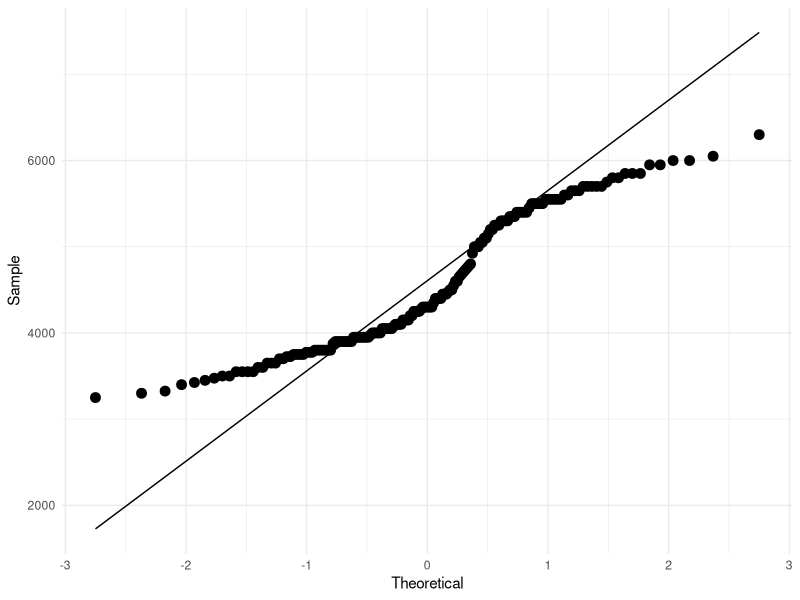
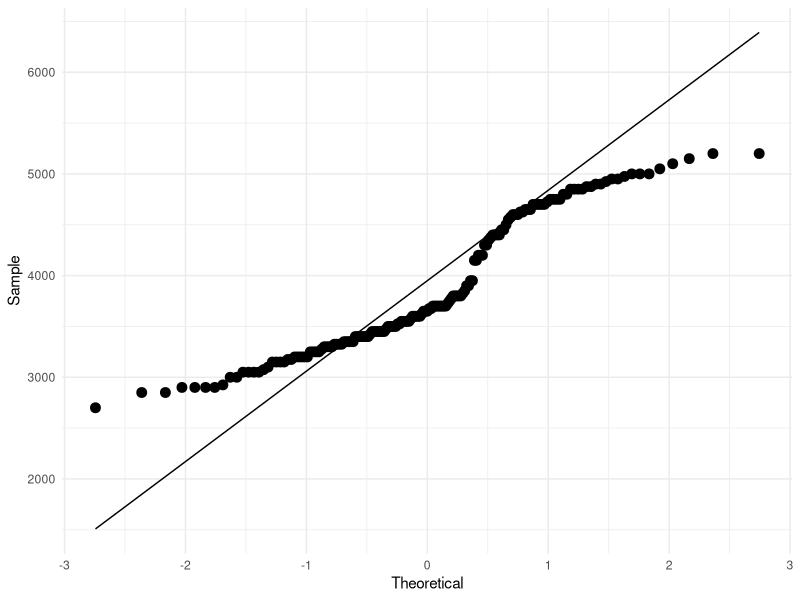
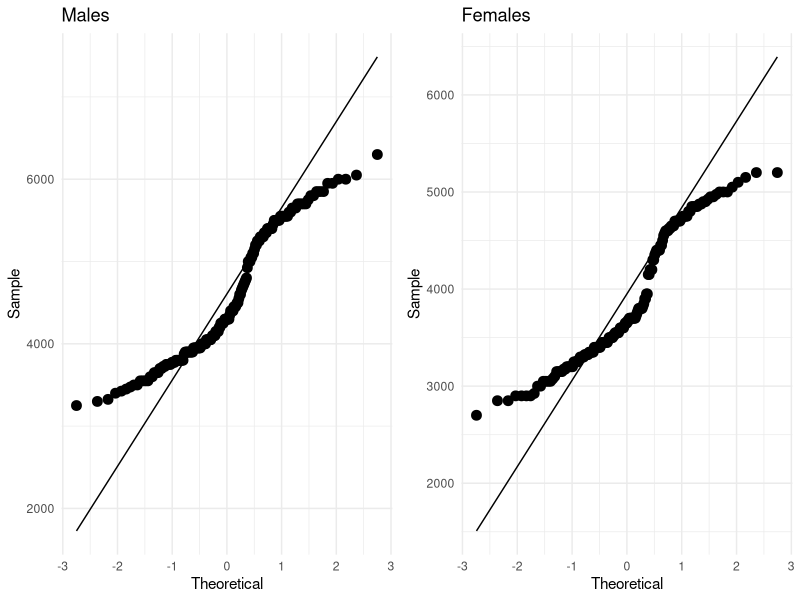
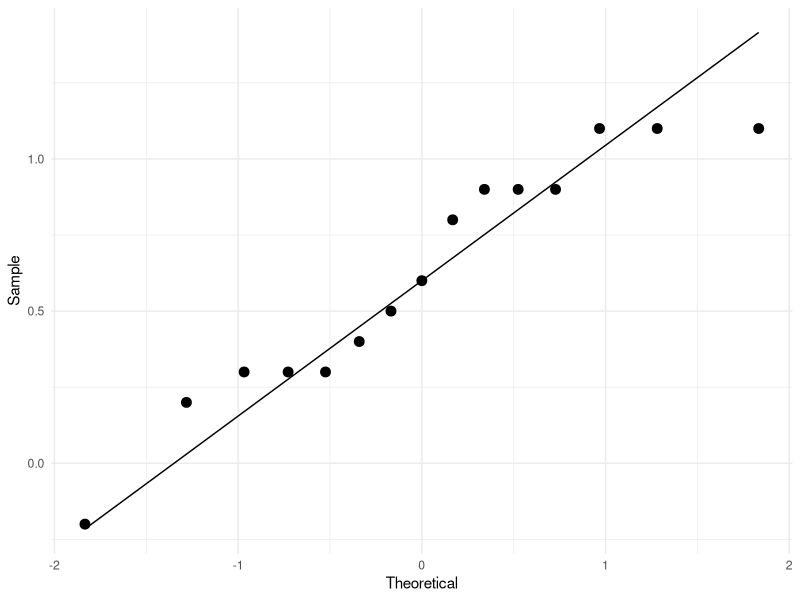

These charts were generated, in order, by the following R code:
## ---- chunk 1
library(tidyverse)
penguins <- palmerpenguins::penguins
## ---- chunk 2
penguins %>% 
  filter(sex == "male") %>% 
  ggplot(aes(sample = body_mass_g)) +
    stat_qq(size=3) +
    stat_qq_line() +
    theme_minimal() +
    xlab("Theoretical") +
    ylab("Sample")
## ---- chunk 3
penguins %>% 
  filter(sex == "female") %>% 
  ggplot(aes(sample = body_mass_g)) +
    stat_qq(size=3) +
    stat_qq_line() +
    theme_minimal() +
    xlab("Theoretical") +
    ylab("Sample")
## ---- chunk 4
library(ggpubr)

m <- penguins %>% 
  filter(sex == "male") %>%  ggplot(aes(sample = body_mass_g)) +
  stat_qq(size=3) +
  stat_qq_line() +
  theme_minimal() +
  xlab("Theoretical") +
  ylab("Sample") +
  ggtitle("Males")

f <- penguins %>% 
  filter(sex == "female") %>% 
  ggplot(aes(sample = body_mass_g)) +
  stat_qq(size=3) +
  stat_qq_line() +
  theme_minimal() +
  xlab("Theoretical") +
  ylab("Sample") +
  ggtitle("Females")

ggarrange(m, f, ncol=2, nrow=1)
## ---- chunk 5
f <- penguins %>% filter(sex == "female")
m <- penguins %>% filter(sex == "male")
var.test(f$bill_length_mm, m$bill_length_mm,
         alternative = "two",
         ratio = 1)
## ---- chunk 6
var.test(f$bill_length_mm, m$bill_length_mm,
         conf.level = 0.95)
## ---- chunk 7
g1 <- c(17.6, 20.2, 19.5, 11.3, 13.0, 16.3, 15.3, 16.2, 12.2, 14.8, 21.3, 22.1, 16.9, 17.6, 18.4)
g2 <- c(17.3, 19.1, 18.4, 11.5, 12.7, 15.8, 14.9, 15.3, 12.0, 14.2, 21.0, 21.0, 16.1, 16.7, 17.5)
garage <- tibble(g1, g2)
## ---- chunk 8
garage %>% 
  mutate(diff = g1 - g2) %>%
  ggplot(aes(sample = diff)) +
    stat_qq(size=3) +
    stat_qq_line() +
    theme_minimal() +
    xlab("Theoretical") +
    ylab("Sample")
## ---- chunk 9
wilcox.test(bill_length_mm ~ sex,
            data = penguins,
            alternative = "less")
## ---- chunk 10
wilcox.test(g1, g2,
            data = garage,
            paired = TRUE,
            alternative = "greater")
